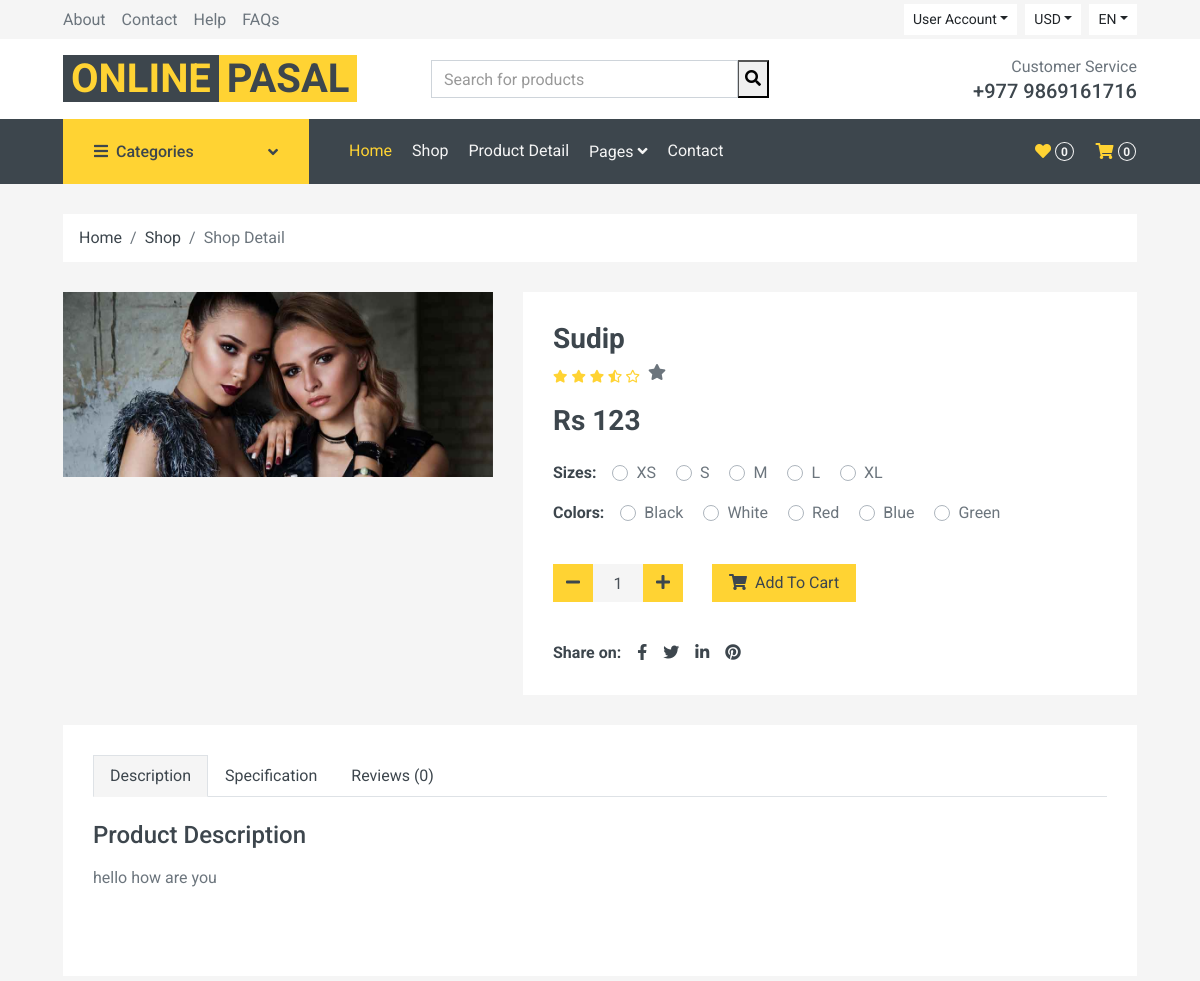
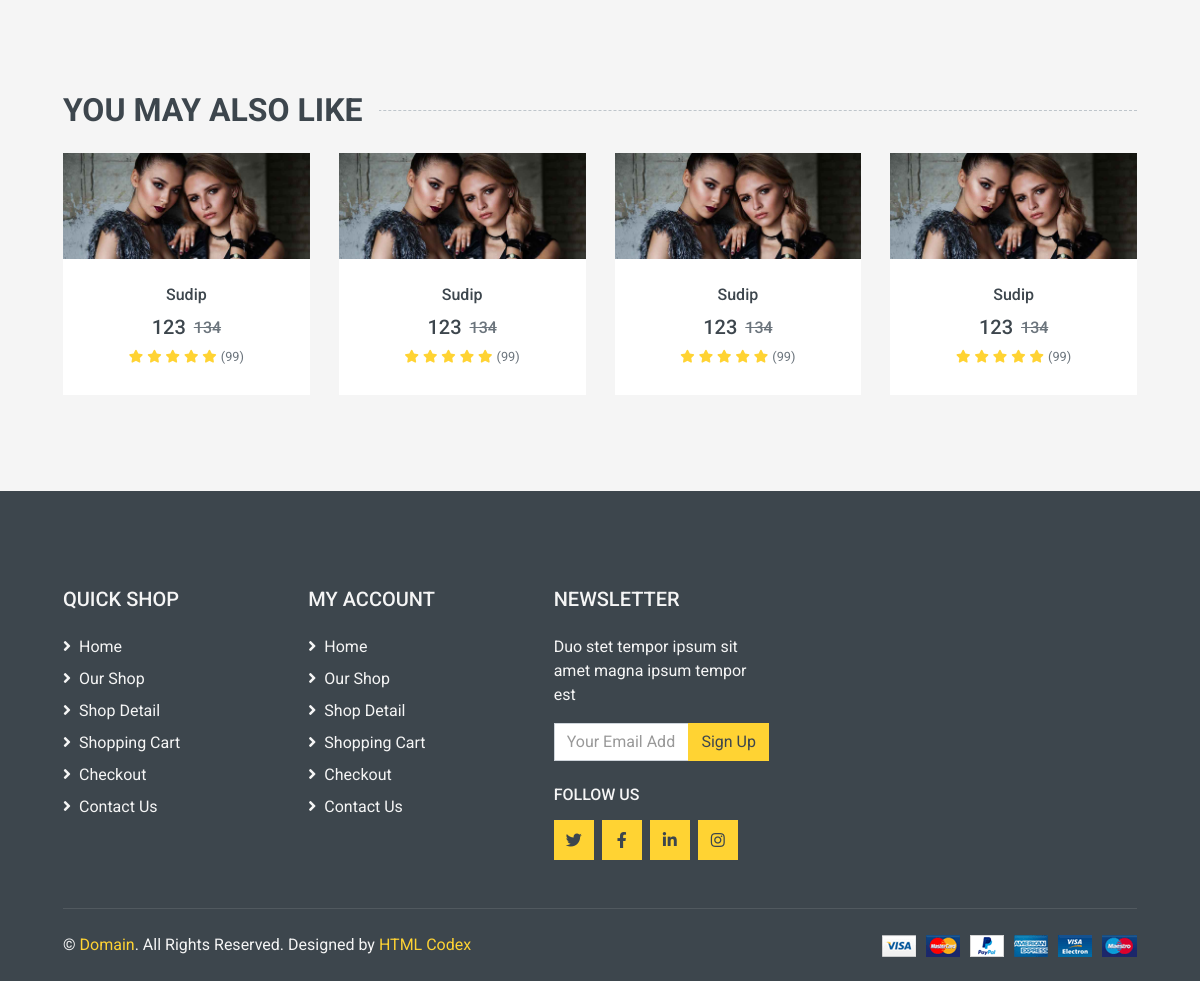
The page /details/001 on the database its author committed (2 pictures, top to bottom).
### home/models.py (models this page shows, shortened)
class Product(models.Model):
    name = models.CharField(max_length = 300)
    price = models.IntegerField()
    discounted_price = models.IntegerField()
    image = models.ImageField(upload_to = 'media')
    description = RichTextField()
    specification = RichTextField()
    category = models.ForeignKey(Category, on_delete = models.CASCADE)
    subcategory = models.ForeignKey(SubCategory, on_delete = models.CASCADE)
    brand = models.ForeignKey(Brand, on_delete = models.CASCADE)
    slug = models.CharField(max_length = 500, unique = True)
    status = models.CharField(choices= STATUS, max_length= 50)
    labels = models.CharField(choices = LABELS, max_length = 50)

### home/views.py (the view)
# urls.py: path('details/<slug>', ProductDetailView.as_view(), name = 'details'),
class ProductDetailView(BaseView):
    def get(self, request, slug):
        self.views["cart_counts"] = count_cart(request)
        self.views["wish_counts"] = count_wish(request)
        self.views['product_detail'] = Product.objects.filter(slug=slug)
        self.views['product_reviews'] = ProductReview.objects.filter(slug = slug )
        subcat_id = Product.objects.get(slug = slug).subcategory_id
        products_id = Product.objects.get(slug=slug).id
        self.views['product_images'] = ProductImages.objects.filter(product_id = products_id)
        self.views['related_detail'] = Product.objects.filter(subcategory_id = subcat_id)
        return render(request, 'product-detail.html', self.views)

### home/views.py (called while the page is built)
def count_cart(request):
    username = request.user.username
    cart_count = Cart.objects.filter(checkout = False, username = username).count()
    return cart_count

def count_wish(request):
    username = request.user.username
    wish_count = WishList.objects.filter(username = username).count()
    return wish_count

### templates/product-detail.html (shortened to what this page needs)
{% extends 'base.html' %}
{% block content %}
    <div class="container-fluid">
        <div class="row px-xl-5">
            <div class="col-12">
                <nav class="breadcrumb bg-light mb-30">
                    <a class="breadcrumb-item text-dark" href="/">Home</a>
                    <a class="breadcrumb-item text-dark" href="#">Shop</a>
                    <span class="breadcrumb-item active">Shop Detail</span>
                </nav>
            </div>
        </div>
    </div>
    <div class="container-fluid pb-5">
        {% for products in product_detail %}
        <div class="row px-xl-5">
            <div class="col-lg-5 mb-30">
                    <div class="carousel-inner bg-light">
                        <div class="carousel-item active">
                            <img class="w-100 h-100" src="{{products.image.url}}" alt="Image">
                        </div>
                    </div>
            </div>
            <div class="col-lg-7 h-auto mb-30">
                <div class="h-100 bg-light p-30">
                    <h3>{{products.name}}</h3>
                    <div class="d-flex mb-3">
                        <div class="text-primary mr-2">
                            <small class="fas fa-star"></small>
                            <small class="fas fa-star"></small>
                            <small class="fas fa-star"></small>
                            <small class="fas fa-star-half-alt"></small>
                            <small class="far fa-star"></small>
                        </div>
                        <i class="fa fa-star"></i>
                    </div>
                    <h3 class="font-weight-semi-bold mb-4">Rs {{products.discounted_price}}</h3>
                    <div class="d-flex mb-3">
                        <strong class="text-dark mr-3">Sizes:</strong>
                        <form>
                            <div class="custom-control custom-radio custom-control-inline">
                                <label class="custom-control-label" for="size-1">XS</label>
                            </div>
                            <div class="custom-control custom-radio custom-control-inline">
                                <label class="custom-control-label" for="size-2">S</label>
                            </div>
                            <div class="custom-control custom-radio custom-control-inline">
                                <label class="custom-control-label" for="size-3">M</label>
                            </div>
                            <div class="custom-control custom-radio custom-control-inline">
                                <label class="custom-control-label" for="size-4">L</label>
                            </div>
                            <div class="custom-control custom-radio custom-control-inline">
                                <label class="custom-control-label" for="size-5">XL</label>
                            </div>
                        </form>
                    </div>
                    <div class="d-flex mb-4">
                        <strong class="text-dark mr-3">Colors:</strong>
                        <form>
                            <div class="custom-control custom-radio custom-control-inline">
                                <label class="custom-control-label" for="color-1">Black</label>
                            </div>
                            <div class="custom-control custom-radio custom-control-inline">
                                <label class="custom-control-label" for="color-2">White</label>
                            </div>
                            <div class="custom-control custom-radio custom-control-inline">
                                <label class="custom-control-label" for="color-3">Red</label>
                            </div>
                            <div class="custom-control custom-radio custom-control-inline">
                                <label class="custom-control-label" for="color-4">Blue</label>
                            </div>
                            <div class="custom-control custom-radio custom-control-inline">
                                <label class="custom-control-label" for="color-5">Green</label>
                            </div>
                        </form>
                    </div>
                    <div class="d-flex align-items-center mb-4 pt-2">
                        <div class="input-group quantity mr-3" style="width: 130px;">
                            <div class="input-group-btn">
                                <button class="btn btn-primary btn-minus">
                                    <i class="fa fa-minus"></i>
                                </button>
                            </div>
                            <input type="text" class="form-control bg-secondary border-0 text-center" value="1">
                            <div class="input-group-btn">
                                <button class="btn btn-primary btn-plus">
                                    <i class="fa fa-plus"></i>
                                </button>
                            </div>
                        </div>
                        <a class="btn" href="/add_to_cart/{{products.slug}}"><button class="btn btn-primary px-3"><i class="fa fa-shopping-cart mr-1"></i> Add To
                            Cart</button></a>
                    </div>
                    <div class="d-flex pt-2">
                        <strong class="text-dark mr-2">Share on:</strong>
                        <div class="d-inline-flex">
                            <a class="text-dark px-2" href="">
                                <i class="fab fa-facebook-f"></i>
                            </a>
                            <a class="text-dark px-2" href="">
                                <i class="fab fa-twitter"></i>
                            </a>
                            <a class="text-dark px-2" href="">
                                <i class="fab fa-linkedin-in"></i>
                            </a>
                            <a class="text-dark px-2" href="">
                                <i class="fab fa-pinterest"></i>
                            </a>
                        </div>
                    </div>
                </div>
            </div>
        </div>
        <div class="row px-xl-5">
            <div class="col">
                <div class="bg-light p-30">
                    <div class="nav nav-tabs mb-4">
                        <a class="nav-item nav-link text-dark active" data-toggle="tab" href="#tab-pane-1">Description</a>
                        <a class="nav-item nav-link text-dark" data-toggle="tab" href="#tab-pane-2">Specification</a>
                        <a class="nav-item nav-link text-dark" data-toggle="tab" href="#tab-pane-3">Reviews (0)</a>
                    </div>
                    <div class="tab-content">
                        <div class="tab-pane fade show active" id="tab-pane-1">
                            <h4 class="mb-3">Product Description</h4>
                            <p>
                                {{products.description|safe}}
                            </p>
                        </div>
                        </div>
                    </div>
                </div>
            </div>
        {% endfor %}
    </div>
    <div class="container-fluid py-5">
        <h2 class="section-title position-relative text-uppercase mx-xl-5 mb-4"><span class="bg-secondary pr-3">You May Also Like</span></h2>
        <div class="row px-xl-5">
            <div class="col">
                <div class="owl-carousel related-carousel">
                    {% for products in related_detail %}
                    <div class="product-item bg-light">
                        <div class="product-img position-relative overflow-hidden">
                            <img class="img-fluid w-100" src="{{products.image.url}}" alt="">
                            <div class="product-action">
                            </div>
                        </div>
                        <div class="text-center py-4">
                            <a class="h6 text-decoration-none text-truncate" href="">{{products.name}}</a>
                            <div class="d-flex align-items-center justify-content-center mt-2">
                                <h5>{{products.discounted_price}}</h5><h6 class="text-muted ml-2"><del>{{products.price}}</del></h6>
                            </div>
                            <div class="d-flex align-items-center justify-content-center mb-1">
                                <small class="fa fa-star text-primary mr-1"></small>
                                <small class="fa fa-star text-primary mr-1"></small>
                                <small class="fa fa-star text-primary mr-1"></small>
                                <small class="fa fa-star text-primary mr-1"></small>
                                <small class="fa fa-star text-primary mr-1"></small>
                                <small>(99)</small>
                            </div>
                        </div>
                    </div>
                    {% endfor %}
                </div>
            </div>
        </div>
    </div>
{% endblock %}

### rows shown on the page
Product: image (picture), name "Sudip", discounted_price "123", description "hello how are you", price "134"

### other values the page prints
{{ wish_counts }} "0"
{{ cart_counts }} "0"
